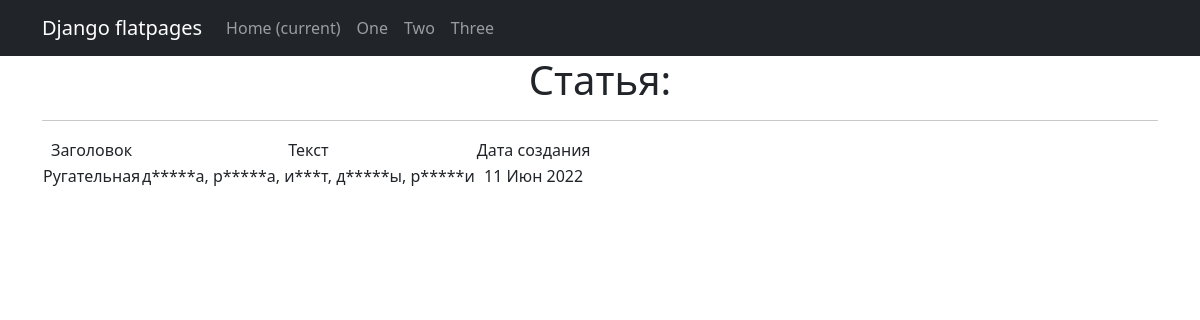
Page /news/4 on the committed database.
### news/models.py (models this page shows, shortened)
class Post(models.Model):
    author = models.ForeignKey(Author, on_delete=models.CASCADE)
    NEWS = 'NW'
    ARTICLE = 'AR'
    CATEGORY_CHOICES = (
        (NEWS, 'Новость'),
        (ARTICLE, 'Статья'),
    )
    categoryType = models.CharField(max_length=2, choices=CATEGORY_CHOICES, default=ARTICLE)
    dateCreation = models.DateTimeField(auto_now_add=True)
    PostCategory = models.ManyToManyField(Category, through='PostCategory')
    title = models.CharField(max_length=128)
    text = models.TextField()
    rating = models.SmallIntegerField(default=0)

### news/views.py (the view)
# urls.py: path('<int:pk>', PostDetail.as_view(), name='post_detail'),
class PostDetail(DetailView):
    model = Post
    template_name = 'new.html'
    context_object_name = 'post'

### news/templatetags/custom_filters.py (called while the page is built)
@register.filter()
def censor(text_to_check):
    new_text = re.sub(r'[^\w\s]', '', text_to_check)
    word_list = new_text.strip().split()
    new_stop_list = [x.lower() for x in WORDS_TO_CATCH]
    for word in word_list:
        word_len = len(word)
        if (word.lower() in new_stop_list) or (
                (word.lower()[-1] == 'ы', 'и', 's') and (word.lower()[:word_len - 1] in new_stop_list)):
            substitute = word[0] + '*' * (len(word) - 2) + word[-1]  # about -> a***t
            text_to_check = text_to_check.replace(word, substitute)
    return text_to_check

### templates/new.html (shortened to what this page needs)
{% extends 'flatpages/default.html' %}
{% load custom_filters %}
{% load custom_tags %}
{% block content %}
<h1>Статья: </h1>
<hr>
{% if post %}
<table>
<tr>
<td>Заголовок</td>
<td>Текст</td>
<td>Дата создания</td>
</tr>
<tr>
<td>{{ post.title }}</td>
<td>{{ post.text|censor }}</td>
<td>{{ post.dateCreation|date:'d M Y' }}</td>
</tr>
</table>
{% else %}
<h2>Статьи нет!</h2>
{% endif %}
{% endblock content %}

### rows in the picture
Post: title "Ругательная", text|censor "д*****а, р*****а, и***т, д*****ы, р*****и", dateCreation "11 Июн 2022"
